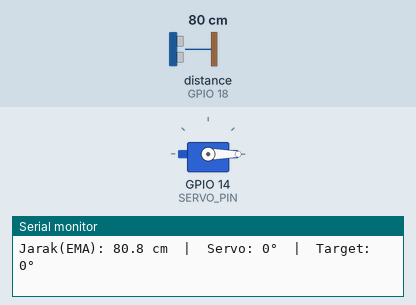
This sketch was run on a simulated ESP32. On the bench: servo, the last lines printed to the serial monitor. Wiring (inferred from the names in the program): ultrasonic range finder: trigger GPIO 5; echo GPIO 18. The inputs (shaded band) are chosen by the test bench; at power-on: distance to the obstacle (sensor on GPIO 18) 80 cm. The echo pulse lasts 58.3 µs per cm.

Above: at 1.2 s.
1.3 s: distance to the obstacle (sensor on GPIO 18) set to 33 cm
4.3 s: distance to the obstacle (sensor on GPIO 18) set to 30 cm
At 7.0 s:
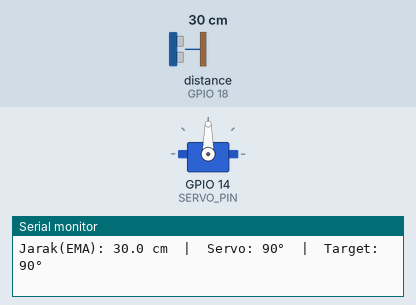
7.3 s: distance to the obstacle (sensor on GPIO 18) set to 55 cm
9.2 s: distance to the obstacle (sensor on GPIO 18) set to 66 cm
At 9.74 s:
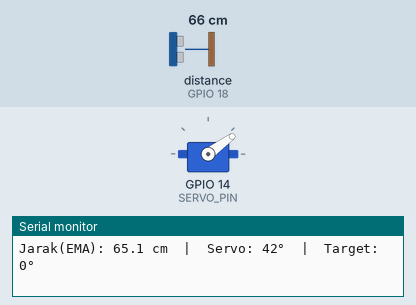
Timing chart, 0 to 12.2 s (numbered marks = the images above; inputs shaded):
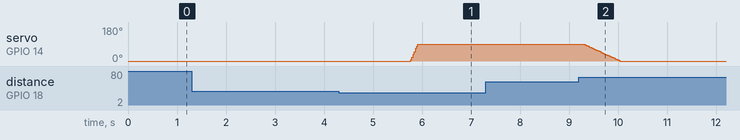

Measured:
- the behaviour switches between 31 and 30 cm on distance to the obstacle (sensor on GPIO 18) (found by bisection; images 0 and 1)
- the behaviour switches between 60 and 61 cm on distance to the obstacle (sensor on GPIO 18) (found by bisection; images 1 and 2)
- after the input at 4.3 s, servo on GPIO 14 (SERVO_PIN): 0° → 90° after 1.5 s
- after the input at 9.2 s, servo on GPIO 14 (SERVO_PIN): moves from 90° to 0° over 0.74 s, starting after 0.09 s

The sketch:

main.ino
```cpp
#include <ESP32Servo.h>

#define TRIG_PIN   5
#define ECHO_PIN   18
#define SERVO_PIN  14

// --- Threshold (cm) ---
const float OPEN_THRESHOLD_CM  = 30.0; // <= 30 cm -> buka cepat
const float CLOSE_THRESHOLD_CM = 60.0; // >= 60 cm -> mulai jeda 2s lalu tutup halus
const uint32_t CLOSE_DELAY_MS  = 2000; // jeda sebelum mulai nutup

// --- Servo angles ---
const int ANGLE_CLOSED = 0;
const int ANGLE_OPEN   = 90;  // sesuaikan dengan mekanikmu

// --- Servo speeds (deg/s) ---
const float SPEED_OPEN_DEG_S  = 600.0; // cepat (buka)
const float SPEED_CLOSE_DEG_S = 120.0; // halus (tutup)

// --- Loop timing ---
const uint32_t READ_INTERVAL_MS = 80;  // frekuensi baca sensor
const uint32_t STEP_INTERVAL_MS = 10;  // frekuensi update servo

Servo myServo;

// state untuk jeda penutupan
bool waitingToClose = false;
uint32_t closeRequestAt = 0;

// posisi servo & target
float currentAngle = ANGLE_CLOSED;
float targetAngle  = ANGLE_CLOSED;

// scheduler
uint32_t lastReadAt = 0;
uint32_t lastStepAt = 0;

// filter jarak (EMA)
float filteredCm = 200.0f;       // inisialisasi default
const float EMA_ALPHA = 0.3f;    // 0..1 (makin besar makin responsif)

float readDistanceCm() {
  // trigger 10 us
  digitalWrite(TRIG_PIN, LOW);
  delayMicroseconds(2);
  digitalWrite(TRIG_PIN, HIGH);
  delayMicroseconds(10);
  digitalWrite(TRIG_PIN, LOW);

  // timeout 30 ms (sekitar 5m jarak max)
  unsigned long duration = pulseIn(ECHO_PIN, HIGH, 30000UL);
  if (duration == 0) return 999.0f; // timeout -> anggap sangat jauh

  float cm = duration * 0.0343f / 2.0f;
  if (cm < 1.0f) cm = 1.0f;
  if (cm > 400.0f) cm = 400.0f;
  return cm;
}

void setTargetOpenFast() {
  targetAngle = ANGLE_OPEN;
  // buka cepat: biarkan speed open di updateServoStep()
  waitingToClose = false; // batalin rencana tutup kalau sebelumnya nunggu tutup
}

void requestCloseWithDelay() {
  if (!waitingToClose) {
    waitingToClose = true;
    closeRequestAt = millis();
  }
}

void startSmoothClose() {
  targetAngle = ANGLE_CLOSED;
  waitingToClose = false;
}

void updateServoStep() {
  uint32_t now = millis();
  if (now - lastStepAt < STEP_INTERVAL_MS) return;
  float dt = (now - lastStepAt) / 1000.0f; // detik
  lastStepAt = now;

  // tentukan speed sesuai arah
  float speedDegS = (targetAngle > currentAngle) ? SPEED_OPEN_DEG_S : SPEED_CLOSE_DEG_S;
  float maxStep = speedDegS * dt; // derajat maksimal per tick

  float error = targetAngle - currentAngle;
  if (fabs(error) <= maxStep) {
    currentAngle = targetAngle;
  } else {
    currentAngle += (error > 0 ? maxStep : -maxStep);
  }

  myServo.write((int)roundf(currentAngle));
}

void setup() {
  Serial.begin(115200);
  pinMode(TRIG_PIN, OUTPUT);
  pinMode(ECHO_PIN, INPUT);

  // Attach servo (kalau perlu ubah min/max pulse sesuai servo kamu)
  myServo.attach(SERVO_PIN /*, 500, 2400*/);

  // posisi awal: tutup
  currentAngle = ANGLE_CLOSED;
  targetAngle  = ANGLE_CLOSED;
  myServo.write(currentAngle);

  Serial.println("HC-SR04 + Servo (30/60 cm, close delay 2s, smooth close, fast open)");
}

void loop() {
  uint32_t now = millis();

  // ====== Baca & filter jarak per interval ======
  if (now - lastReadAt >= READ_INTERVAL_MS) {
    lastReadAt = now;

    float cm = readDistanceCm();
    // EMA filter
    filteredCm = EMA_ALPHA * cm + (1.0f - EMA_ALPHA) * filteredCm;

    Serial.print("Jarak(EMA): ");
    Serial.print(filteredCm, 1);
    Serial.print(" cm  |  Servo: ");
    Serial.print((int)currentAngle);
    Serial.print("°  |  Target: ");
    Serial.print((int)targetAngle);
    Serial.print("°");
    if (waitingToClose) Serial.print("  [waitingToClose]");
    Serial.println();

    // ====== Logika Histeresis & Delay ======
    // Buka cepat saat objek dekat (<= 30 cm)
    if (filteredCm <= OPEN_THRESHOLD_CM) {
      setTargetOpenFast();
    }

    // Jika objek menjauh (>= 60 cm): mulai hitung jeda 2 detik untuk tutup
    if (filteredCm >= CLOSE_THRESHOLD_CM) {
      requestCloseWithDelay();
    } else {
      // kalau balik masuk < 60 cm saat menunggu -> batalkan penutupan
      if (waitingToClose) {
        waitingToClose = false;
      }
    }

    // Eksekusi tutup setelah 2 detik konsisten jauh
    if (waitingToClose && (now - closeRequestAt >= CLOSE_DELAY_MS)) {
      // Pastikan masih jauh saat jeda habis
      if (filteredCm >= CLOSE_THRESHOLD_CM) {
        startSmoothClose();
      } else {
        waitingToClose = false; // batal karena objek balik lagi
      }
    }
  }

  // ====== Gerakkan servo halus sesuai target ======
  updateServoStep();
}
```
